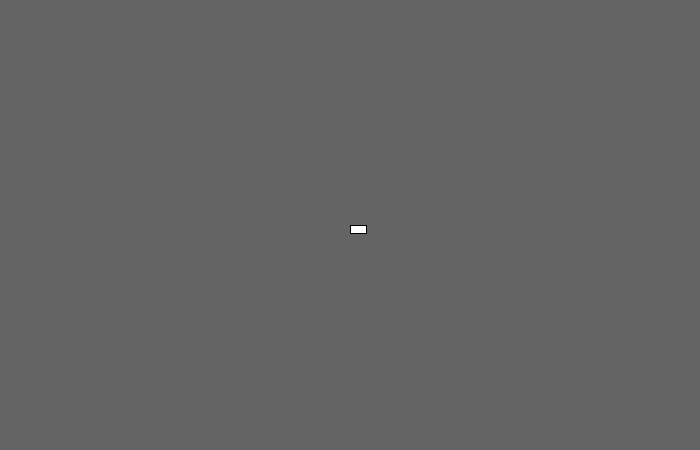
Frame 1 (no input)
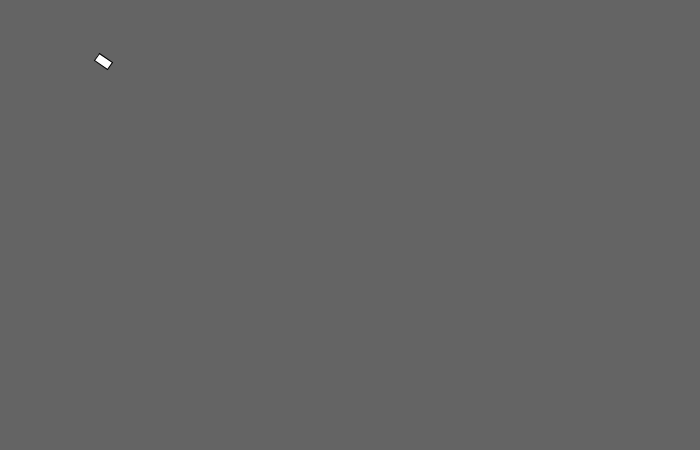
Frame 60 (the mouse pressed at the canvas centre just before this capture)
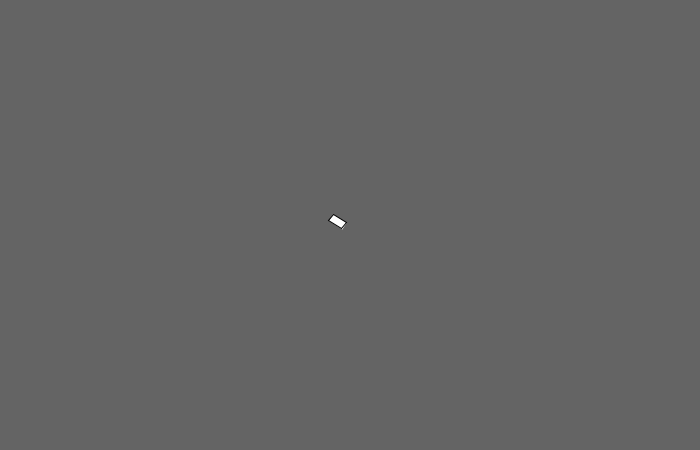
Frame 120 (the mouse held since frame 60 and released just before this capture)

The Processing sketch that drew these frames (run headless with seeded random() and noise(); from frame 60 on, the mouse is pressed at the canvas centre):

// Processing sketch: sketch_02_Carattraction
// ── sketch_02_Carattraction.pde
Mover car;
PVector mouse;
PVector a;

void setup(){
  background(100);
  size(700,450);
  car = new Mover();
  mouse = new PVector(mouseX, mouseY);
  a = new PVector(0,0);
}

void draw(){
  background(100);
   mouse.x = mouseX;
   mouse.y = mouseY;
   car.update();
   a = PVector.sub(mouse, car.loc);
   a.div(a.mag());
   a.mult(3);
   
   car.setAccel(a);
   car.display();

}
// ── Mover.pde
class Mover{
  PVector loc;
  PVector vel;
  PVector accel;

  float angle;
  
  Mover(){
    loc = new PVector(width/2, height/2);
    vel = new PVector(0,0);
    accel = new PVector(0, 0);
  }
  
  void update(){
    loc.add(vel);
    vel.add(accel);
    vel.limit(5);
    angle = atan2(vel.y,vel.x);
    angle = vel.heading();
  }
  
  void display(){
    fill(255);
    pushMatrix();
    translate(loc.x, loc.y);
    rotate(angle);
    rect(0, 0, 16,8);
    popMatrix();
    
  }
  
  void checkEdges(){
    if(! (0 < loc.x && loc.x < width)){
      vel.x *= -1;
    }
    if(! (0 < loc.y && loc.y < height)){
      vel.y *= -1;
    }
  }
  
  void setAccel(PVector a){
    accel.x = a.x;
    accel.y = a.y;
  }
}
